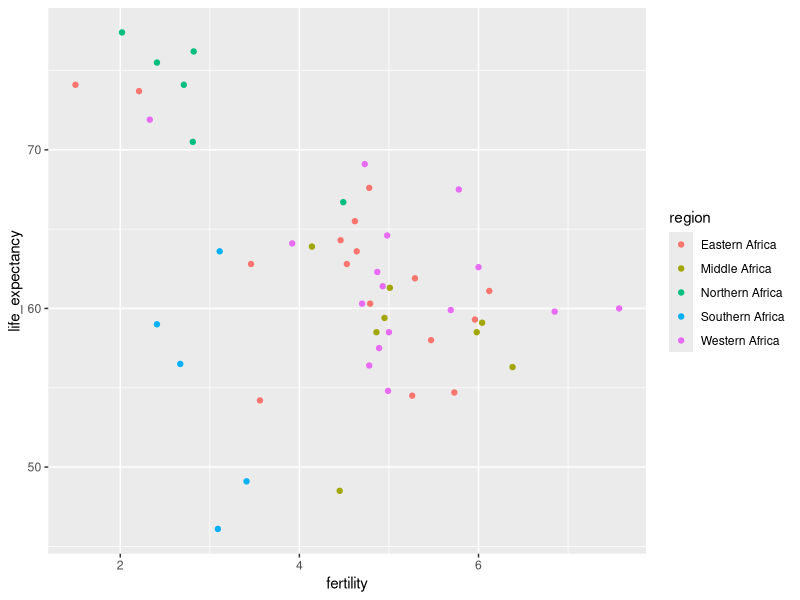
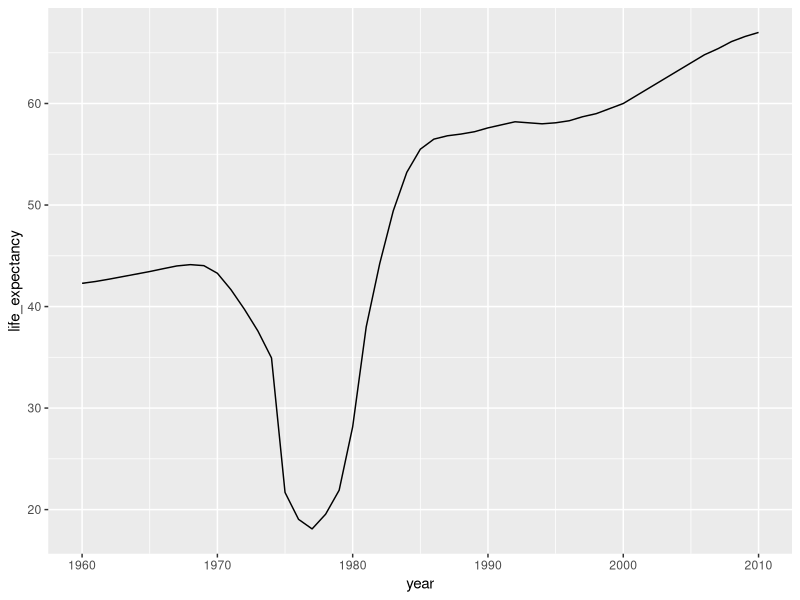
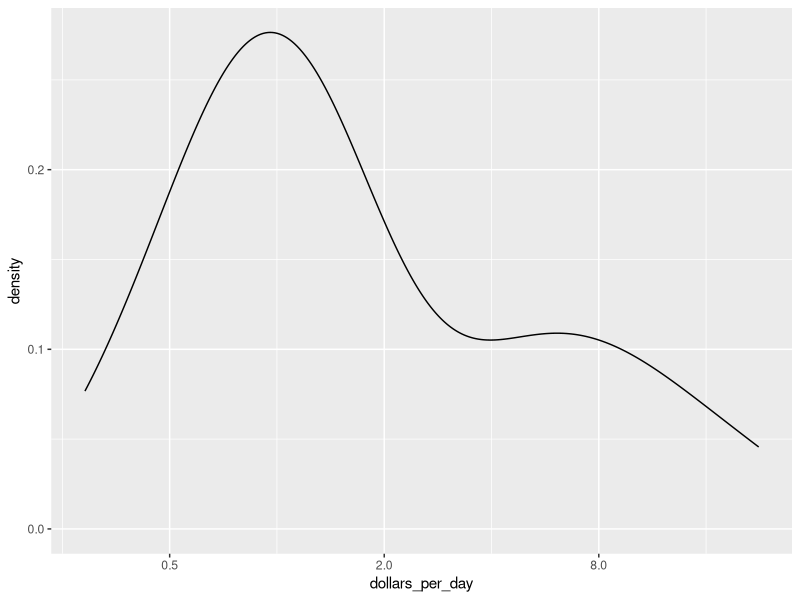
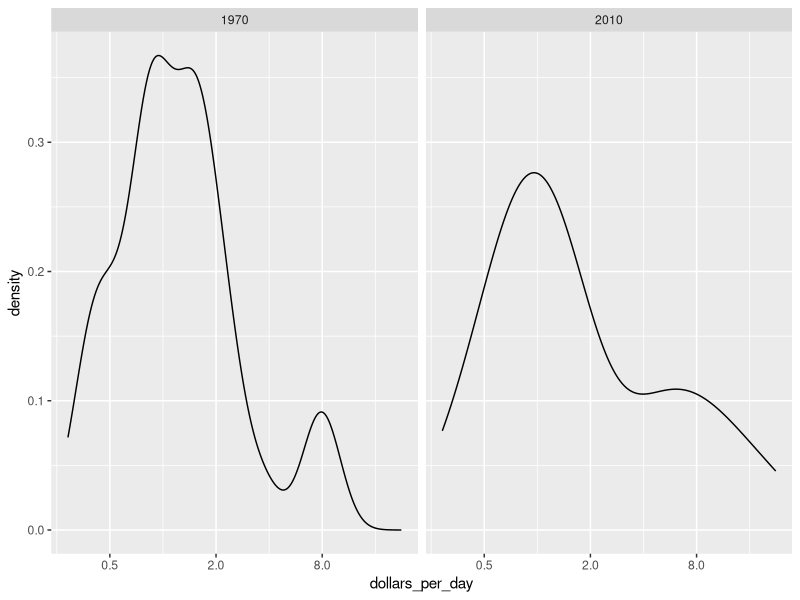
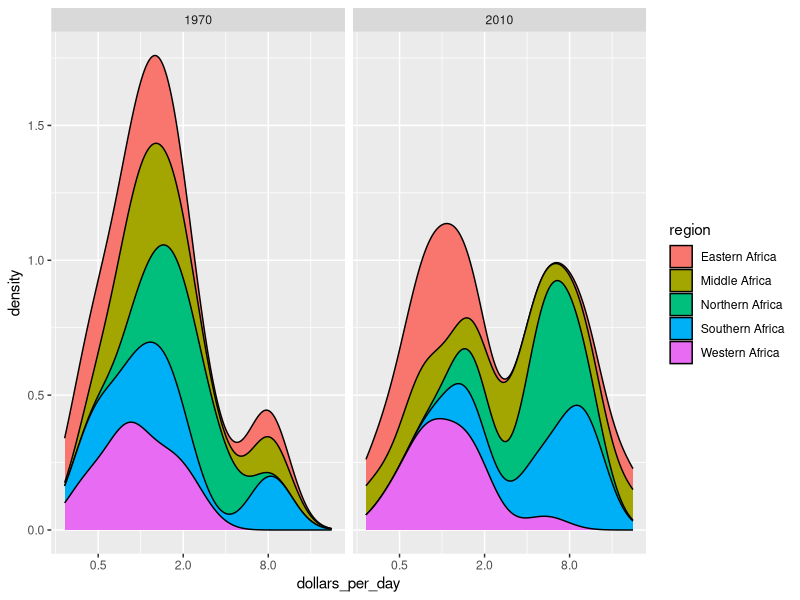
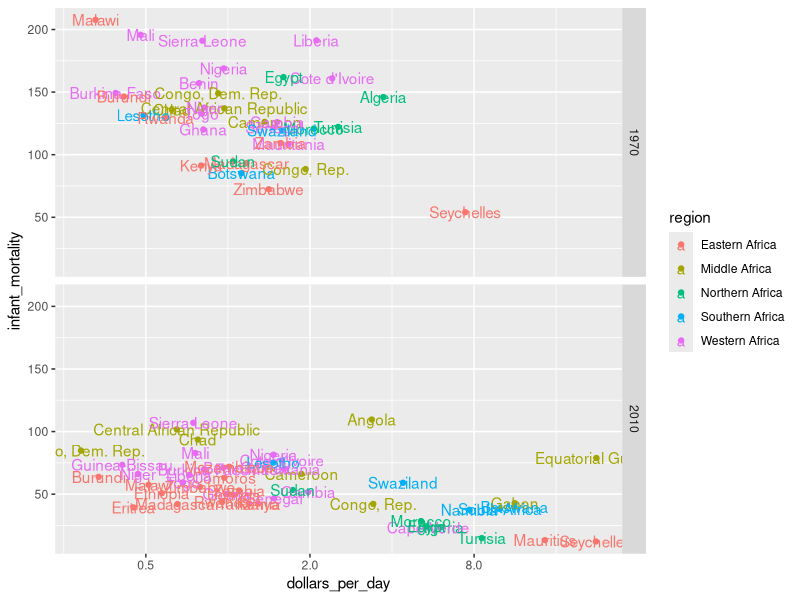

Reproduce these figures in R, in order.
library(dplyr)
library(ggplot2)
library(dslabs)
data(gapminder)

gapminder %>% filter(continent=="Africa"& year=="2012") %>% ggplot(aes( x=fertility, y= life_expectancy, color=region )) + geom_point()

#Create a table showing the country and region for the African countries
#that in 2012 had fertility rates of 3 or less and life expectancies of at least 70.

df <- gapminder %>% filter(continent=="Africa" & year=="2012" & fertility <= 3 & life_expectancy >= 70) %>% select(country, region)

#create a table with data for the years from 1960 to 2010 in Vietnam and the United States.
tab <- gapminder %>% filter (year %in% c(1960:2010) & country %in% c("Vietnam", "United States"))

#plot life expectancy vs year for Vietnam and the United States
p <- tab %>% ggplot(aes(year, life_expectancy, color= country)) + geom_line()

#Use a single line of code to create a time series plot from 1960 to 2010 of life expectancy vs year for Cambodia.
gapminder %>% filter(year %in% c(1960:2010) & country=="Cambodia") %>% ggplot(aes(x= year, y= life_expectancy))+geom_line()

#create the dollars per day for African countries for the year 2010.
daydollars <- gapminder %>% filter(continent=="Africa", year=="2010", gdp!="NA")  %>%  mutate(dollars_per_day=gdp/population/365 ) 

#plot the smooth density plot using a log (base 2) x axis.
daydollars %>% ggplot(aes(x=dollars_per_day)) + geom_density() + scale_x_continuous(trans="log2")

#Create a smooth density plot of dollars per day for 1970 and 2010 using a log (base 2) scale for the x axis.
gapminder %>% filter(year %in% c("1970", "2010")& continent=="Africa"& gdp!="NA") %>% mutate(dollars_per_day=gdp/population/365) %>% ggplot(aes(x=dollars_per_day))+geom_density()+scale_x_continuous(trans="log2")+facet_grid(.~year)

#show a stacked density plot of each region in Africa.
gapminder %>% filter(year %in% c("1970", "2010")& continent=="Africa"& gdp!="NA") %>% mutate(dollars_per_day=gdp/population/365) %>% ggplot(aes(x=dollars_per_day , fill=region))+geom_density(bw=0.5, position = "stack" )+scale_x_continuous(trans="log2")+facet_grid(.~year)

#plotting infant mortality rates versus dollars per day for African countries.
gapminder_Africa_2010 <- gapminder %>% filter(year=="2010" & continent=="Africa" & gdp!="NA") %>% mutate(dollars_per_day=gdp/population/365) %>% ggplot(aes(x=dollars_per_day, y=infant_mortality, color=region))+geom_point()+scale_x_continuous(trans="log2")

gapminder %>% filter(year %in% c("1970", "2010")& continent=="Africa"& gdp!="NA" & year!="NA" & infant_mortality!="NA") %>% mutate(dollars_per_day=gdp/population/365) %>% ggplot(aes(x=dollars_per_day, y=infant_mortality, label=country, color=region))+geom_point()+ geom_text()+scale_x_continuous(trans="log2")+facet_grid(year~.)
